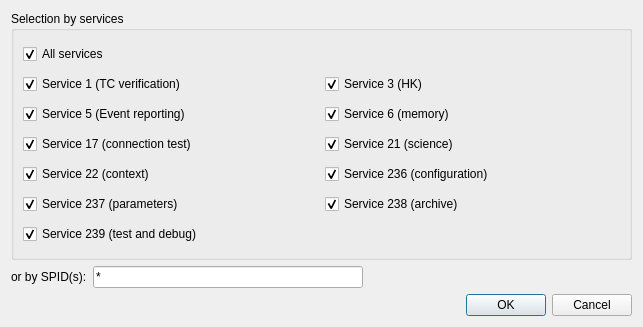
<?xml version="1.0" encoding="UTF-8"?>
<ui version="4.0">
 <class>Dialog</class>
 <widget class="QDialog" name="Dialog">
  <property name="geometry">
   <rect>
    <x>0</x>
    <y>0</y>
    <width>643</width>
    <height>327</height>
   </rect>
  </property>
  <property name="windowTitle">
   <string>Dialog</string>
  </property>
  <layout class="QVBoxLayout" name="verticalLayout_2">
   <item>
    <layout class="QVBoxLayout" name="verticalLayout">
     <item>
      <widget class="QGroupBox" name="groupBox">
       <property name="title">
        <string>Selection by services</string>
       </property>
       <layout class="QHBoxLayout" name="horizontalLayout">
        <item>
         <layout class="QGridLayout" name="gridLayout">
          <item row="0" column="0" colspan="2">
           <widget class="QCheckBox" name="checkBoxSelectAll">
            <property name="text">
             <string>All services</string>
            </property>
            <property name="checked">
             <bool>true</bool>
            </property>
           </widget>
          </item>
          <item row="1" column="0">
           <widget class="QCheckBox" name="checkBoxS1">
            <property name="text">
             <string>Service 1 (TC verification)</string>
            </property>
            <property name="checked">
             <bool>true</bool>
            </property>
           </widget>
          </item>
          <item row="1" column="1">
           <widget class="QCheckBox" name="checkBoxS3">
            <property name="text">
             <string>Service 3 (HK)</string>
            </property>
            <property name="checked">
             <bool>true</bool>
            </property>
           </widget>
          </item>
          <item row="2" column="0">
           <widget class="QCheckBox" name="checkBoxS5">
            <property name="text">
             <string>Service 5 (Event reporting)</string>
            </property>
            <property name="checked">
             <bool>true</bool>
            </property>
           </widget>
          </item>
          <item row="2" column="1">
           <widget class="QCheckBox" name="checkBoxS6">
            <property name="text">
             <string>Service 6 (memory)</string>
            </property>
            <property name="checked">
             <bool>true</bool>
            </property>
           </widget>
          </item>
          <item row="3" column="0">
           <widget class="QCheckBox" name="checkBoxS17">
            <property name="text">
             <string>Service 17 (connection test)</string>
            </property>
            <property name="checked">
             <bool>true</bool>
            </property>
           </widget>
          </item>
          <item row="3" column="1">
           <widget class="QCheckBox" name="checkBoxS21">
            <property name="text">
             <string>Service 21 (science)</string>
            </property>
            <property name="checked">
             <bool>true</bool>
            </property>
           </widget>
          </item>
          <item row="4" column="0">
           <widget class="QCheckBox" name="checkBoxS22">
            <property name="text">
             <string>Service 22 (context)</string>
            </property>
            <property name="checked">
             <bool>true</bool>
            </property>
           </widget>
          </item>
          <item row="4" column="1">
           <widget class="QCheckBox" name="checkBoxS236">
            <property name="text">
             <string>Service 236 (configuration)</string>
            </property>
            <property name="checked">
             <bool>true</bool>
            </property>
           </widget>
          </item>
          <item row="5" column="0">
           <widget class="QCheckBox" name="checkBoxS237">
            <property name="text">
             <string>Service 237 (parameters)</string>
            </property>
            <property name="checked">
             <bool>true</bool>
            </property>
           </widget>
          </item>
          <item row="5" column="1">
           <widget class="QCheckBox" name="checkBoxS238">
            <property name="text">
             <string>Service 238 (archive)</string>
            </property>
            <property name="checked">
             <bool>true</bool>
            </property>
           </widget>
          </item>
          <item row="6" column="0">
           <widget class="QCheckBox" name="checkBoxS239">
            <property name="text">
             <string>Service 239 (test and debug)</string>
            </property>
            <property name="checked">
             <bool>true</bool>
            </property>
           </widget>
          </item>
         </layout>
        </item>
       </layout>
      </widget>
     </item>
     <item>
      <layout class="QHBoxLayout" name="horizontalLayout_2">
       <item>
        <widget class="QLabel" name="label">
         <property name="text">
          <string>or by SPID(s):</string>
         </property>
        </widget>
       </item>
       <item>
        <widget class="QLineEdit" name="lineEditSPID">
         <property name="text">
          <string>*</string>
         </property>
        </widget>
       </item>
       <item>
        <spacer name="horizontalSpacer">
         <property name="orientation">
          <enum>Qt::Horizontal</enum>
         </property>
         <property name="sizeHint" stdset="0">
          <size>
           <width>188</width>
           <height>20</height>
          </size>
         </property>
        </spacer>
       </item>
      </layout>
     </item>
     <item>
      <widget class="QDialogButtonBox" name="buttonBox">
       <property name="orientation">
        <enum>Qt::Horizontal</enum>
       </property>
       <property name="standardButtons">
        <set>QDialogButtonBox::Cancel|QDialogButtonBox::Ok</set>
       </property>
      </widget>
     </item>
    </layout>
   </item>
  </layout>
 </widget>
 <resources/>
 <connections>
  <connection>
   <sender>buttonBox</sender>
   <signal>accepted()</signal>
   <receiver>Dialog</receiver>
   <slot>accept()</slot>
   <hints>
    <hint type="sourcelabel">
     <x>248</x>
     <y>254</y>
    </hint>
    <hint type="destinationlabel">
     <x>157</x>
     <y>274</y>
    </hint>
   </hints>
  </connection>
  <connection>
   <sender>buttonBox</sender>
   <signal>rejected()</signal>
   <receiver>Dialog</receiver>
   <slot>reject()</slot>
   <hints>
    <hint type="sourcelabel">
     <x>316</x>
     <y>260</y>
    </hint>
    <hint type="destinationlabel">
     <x>286</x>
     <y>274</y>
    </hint>
   </hints>
  </connection>
 </connections>
</ui>
